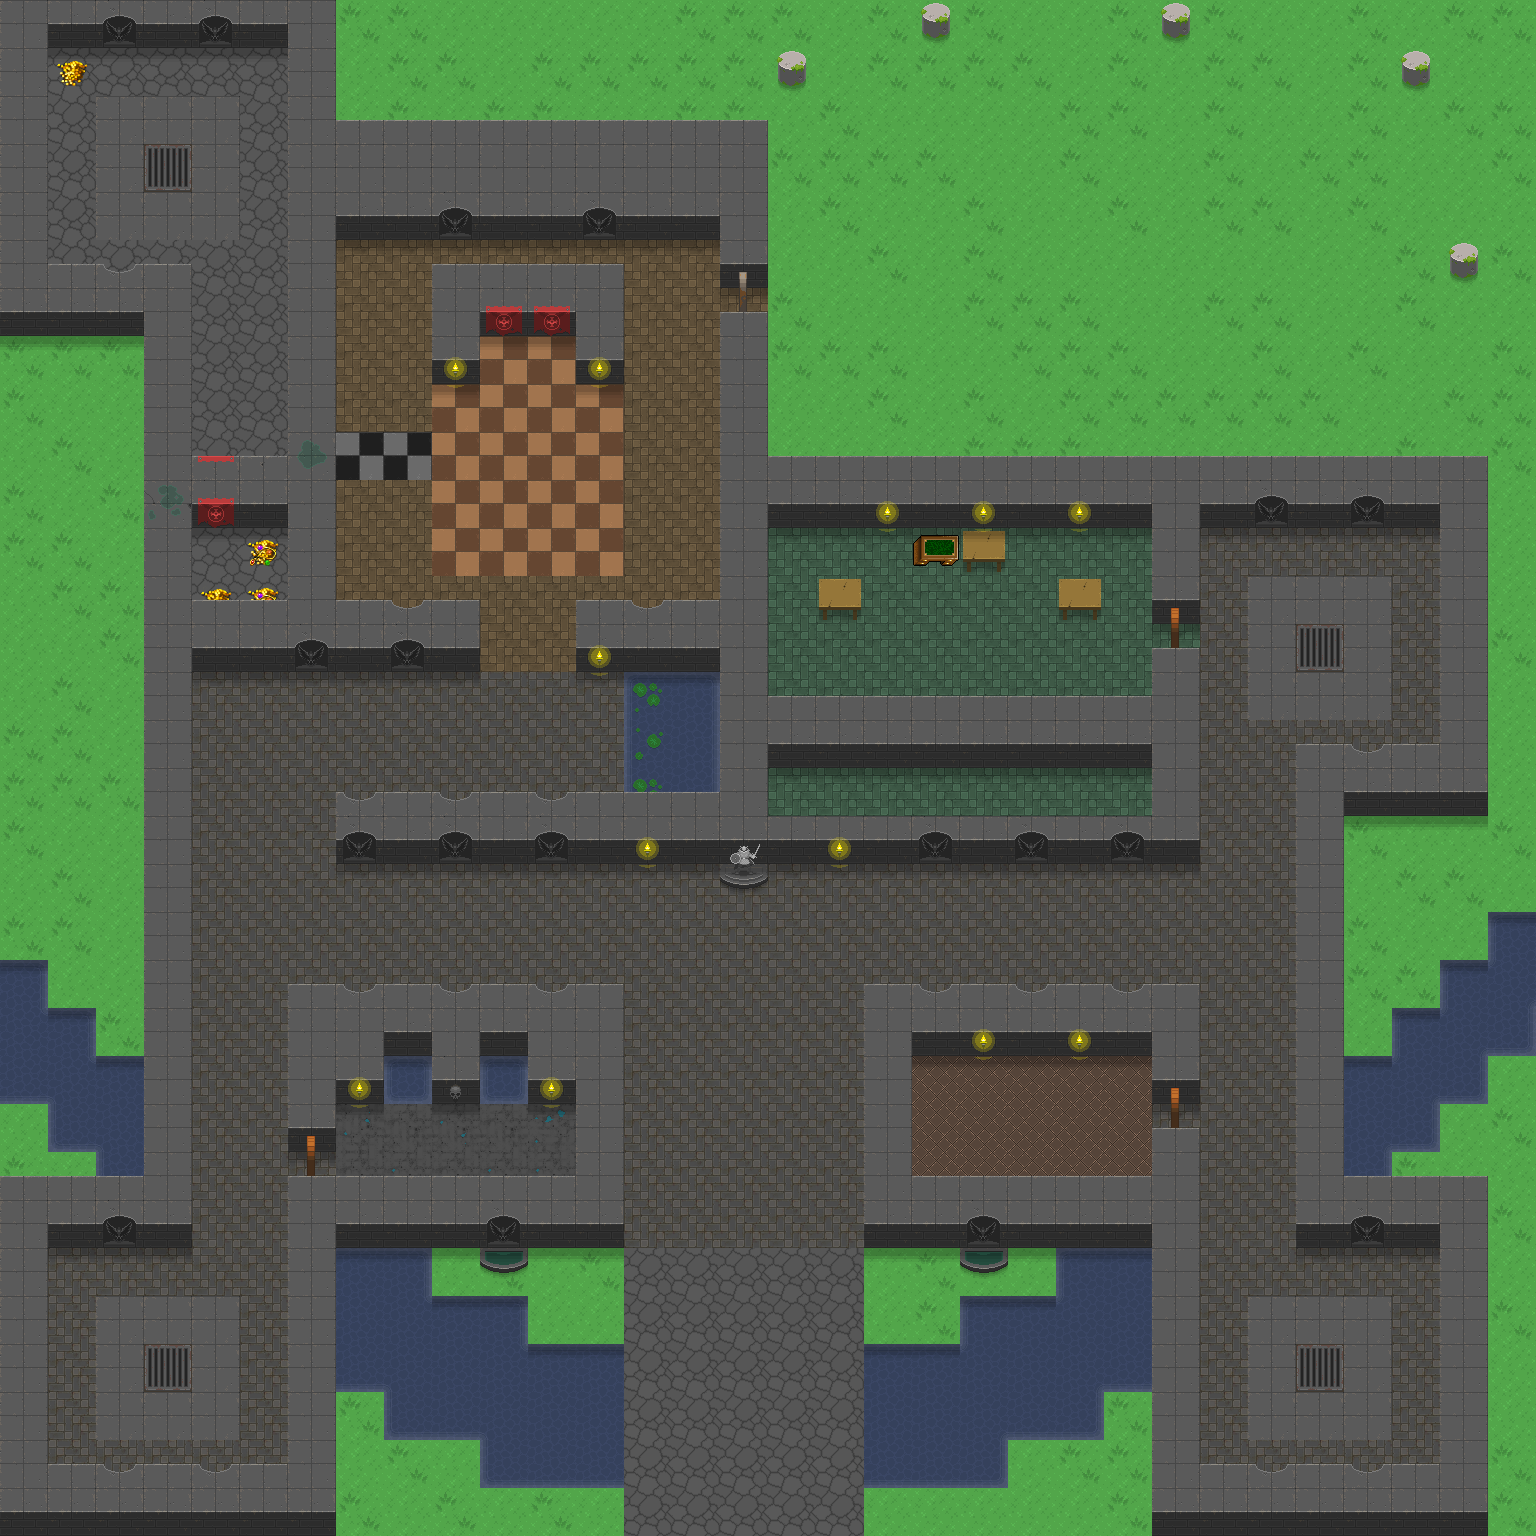

This is a level from a 2D game, rendered from its Tiled map with the project's own tilesets. A one-line summary and the map file follow, with tile-layer data summarised:
An orthogonal 32x32 tile map with 48x48 px tiles, 10 tile layers (floor, floor 2, props, water_edges, ...) and 7 objects (5x FRIENDLY, MERCHANT_DQ, MERCHANT_WER).

<map version="1.10" tiledversion="1.11.0" orientation="orthogonal" renderorder="right-down" width="32" height="32" tilewidth="48" tileheight="48" infinite="0" nextlayerid="13" nextobjectid="13">
 <properties>
  <property name="startX" value="15" />
  <property name="startY" value="30" />
 </properties>
 <tileset firstgid="1" name="terrain" tilewidth="48" tileheight="48" tilecount="760" columns="20">
  <image source="uf_terrain.png" width="960" height="1824" />
  <tile id="115">
   <animation>
    <frame tileid="115" duration="500" />
    <frame tileid="116" duration="500" />
    <frame tileid="117" duration="500" />
    <frame tileid="118" duration="500" />
   </animation>
  </tile>
  <tile id="135">
   <animation>
    <frame tileid="135" duration="500" />
    <frame tileid="136" duration="500" />
    <frame tileid="137" duration="500" />
    <frame tileid="138" duration="500" />
   </animation>
  </tile>
  <tile id="155">
   <animation>
    <frame tileid="155" duration="500" />
    <frame tileid="156" duration="500" />
    <frame tileid="157" duration="500" />
    <frame tileid="158" duration="500" />
   </animation>
  </tile>
  <tile id="175">
   <animation>
    <frame tileid="175" duration="500" />
    <frame tileid="176" duration="500" />
    <frame tileid="177" duration="500" />
    <frame tileid="178" duration="500" />
   </animation>
  </tile>
  <tile id="195">
   <animation>
    <frame tileid="195" duration="300" />
    <frame tileid="196" duration="300" />
    <frame tileid="197" duration="300" />
    <frame tileid="198" duration="300" />
   </animation>
  </tile>
  <tile id="215">
   <animation>
    <frame tileid="215" duration="500" />
    <frame tileid="216" duration="500" />
    <frame tileid="217" duration="500" />
    <frame tileid="218" duration="500" />
   </animation>
  </tile>
  <tile id="644">
   <animation>
    <frame tileid="644" duration="200" />
    <frame tileid="645" duration="200" />
   </animation>
  </tile>
  <tile id="664">
   <animation>
    <frame tileid="664" duration="200" />
    <frame tileid="665" duration="200" />
   </animation>
  </tile>
  <tile id="672">
   <animation>
    <frame tileid="672" duration="750" />
    <frame tileid="673" duration="750" />
   </animation>
  </tile>
  <tile id="674">
   <animation>
    <frame tileid="674" duration="750" />
    <frame tileid="675" duration="750" />
   </animation>
  </tile>
 </tileset>
 <layer id="1" name="floor" width="32" height="32">
  <data>[1024 cells, 780 non-empty, 17 distinct tile ids]</data>
 </layer>
 <layer id="2" name="floor 2" width="32" height="32">
  <data>[1024 cells, 11 non-empty, 3 distinct tile ids]</data>
 </layer>
 <layer id="3" name="props" width="32" height="32">
  <data>[1024 cells, 16 non-empty, 10 distinct tile ids]</data>
 </layer>
 <layer id="5" name="water_edges" width="32" height="32">
  <data>[1024 cells, 61 non-empty, 5 distinct tile ids]</data>
 </layer>
 <layer id="6" name="shadows" width="32" height="32">
  <data>[1024 cells, 116 non-empty, 1 distinct tile ids]</data>
 </layer>
 <layer id="12" name="creature" width="32" height="32">
  <data>[1024 cells, 0 non-empty, 0 distinct tile ids]</data>
 </layer>
 <layer id="7" name="walls" width="32" height="32">
  <data>[1024 cells, 342 non-empty, 8 distinct tile ids]</data>
 </layer>
 <layer id="8" name="door" width="32" height="32">
  <data>[1024 cells, 13 non-empty, 9 distinct tile ids]</data>
 </layer>
 <layer id="9" name="torches" width="32" height="32">
  <data>[1024 cells, 25 non-empty, 3 distinct tile ids]</data>
 </layer>
 <layer id="10" name="webs" width="32" height="32">
  <data>[1024 cells, 0 non-empty, 0 distinct tile ids]</data>
 </layer>
 <objectgroup id="11" name="people">
  <object id="11" name="Jason" type="MERCHANT_DQ" x="48" y="528" width="48" height="48">
   <properties>
    <property name="icon" value="Hero" />
    <property name="movement" value="WANDER" />
   </properties>
  </object>
  <object id="10" name="Momoa" type="MERCHANT_WER" x="912" y="768" width="48" height="48">
   <properties>
    <property name="icon" value="Hero" />
    <property name="movement" value="WANDER" />
   </properties>
  </object>
  <object id="5" name="Orin" type="FRIENDLY" x="480" y="1104" width="48" height="48">
   <properties>
    <property name="icon" value="Druid_Percht_Raider_Male" />
    <property name="movement" value="FIXED" />
   </properties>
  </object>
  <object id="7" name="Nettle" type="FRIENDLY" x="912" y="1104" width="48" height="48">
   <properties>
    <property name="icon" value="Druid_Shaman_Female" />
    <property name="movement" value="FIXED" />
   </properties>
  </object>
  <object id="12" name="FitzChivalry" type="FRIENDLY" x="864" y="528" width="48" height="48">
   <properties>
    <property name="icon" value="Druid_Beastmaster_Male" />
    <property name="movement" value="FIXED" />
   </properties>
  </object>
  <object id="8" name="Penneth" type="FRIENDLY" x="480" y="384" width="48" height="48">
   <properties>
    <property name="icon" value="Druid_Beastmaster_Male" />
    <property name="movement" value="FIXED" />
   </properties>
  </object>
  <object id="9" name="Lyrra" type="FRIENDLY" x="672" y="912" width="48" height="48">
   <properties>
    <property name="icon" value="Sorcerer_Mage_Female" />
    <property name="movement" value="FIXED" />
   </properties>
  </object>
 </objectgroup>
</map>
